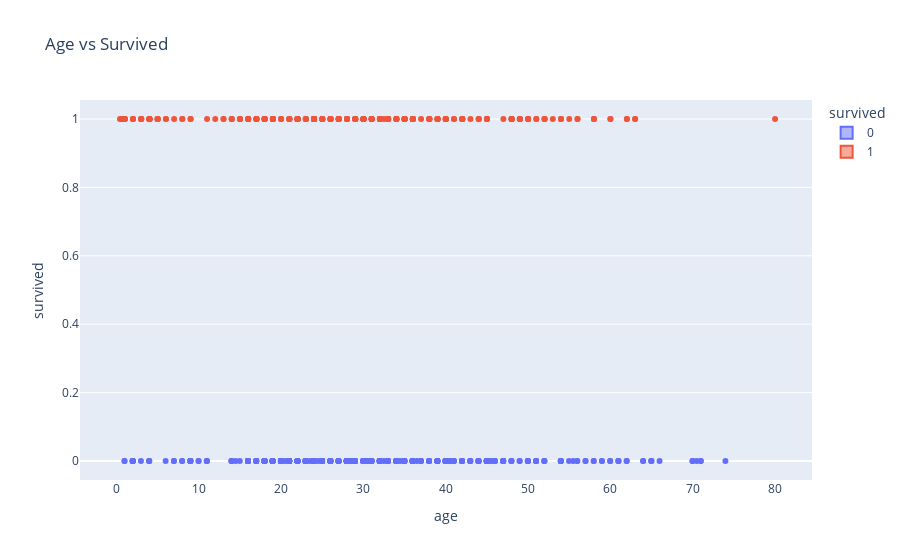

The notebook cell this image was saved under:
### Code cell
fig = px.violin(df, x= "age", y= "survived",
    box=True, points="all",
    title="Age vs Survived",
    color="survived")
fig.show()

### Figure 1 — Plotly figure (JSON) as saved in the notebook; plotly's stock layout.template omitted (floating-point values rounded to 4 significant figures; data arrays with more than 128 entries replaced by an {"elided": "..."} marker saying what was removed)
{"data": [{"alignmentgroup": "True", "box": {"visible": true}, "hovertemplate": "survived=%{y}<br>age=%{x}<extra></extra>", "legendgroup": "0", "marker": {"color": "#636efa"}, "name": "0", "offsetgroup": "0", "orientation": "v", "points": "all", "scalegroup": "True", "showlegend": true, "type": "violin", "x": {"elided": "549 float values"}, "x0": " ", "xaxis": "x", "y": {"elided": "549 int values"}, "y0": " ", "yaxis": "y"}, {"alignmentgroup": "True", "box": {"visible": true}, "hovertemplate": "survived=%{y}<br>age=%{x}<extra></extra>", "legendgroup": "1", "marker": {"color": "#EF553B"}, "name": "1", "offsetgroup": "1", "orientation": "v", "points": "all", "scalegroup": "True", "showlegend": true, "type": "violin", "x": {"elided": "342 float values"}, "x0": " ", "xaxis": "x", "y": {"elided": "342 int values"}, "y0": " ", "yaxis": "y"}], "layout": {"legend": {"title": {"text": "survived"}, "tracegroupgap": 0}, "title": {"text": "Age vs Survived"}, "violinmode": "group", "xaxis": {"anchor": "y", "domain": [0, 1], "title": {"text": "age"}}, "yaxis": {"anchor": "x", "categoryarray": [1, 0], "categoryorder": "array", "domain": [0, 1], "title": {"text": "survived"}}}}
